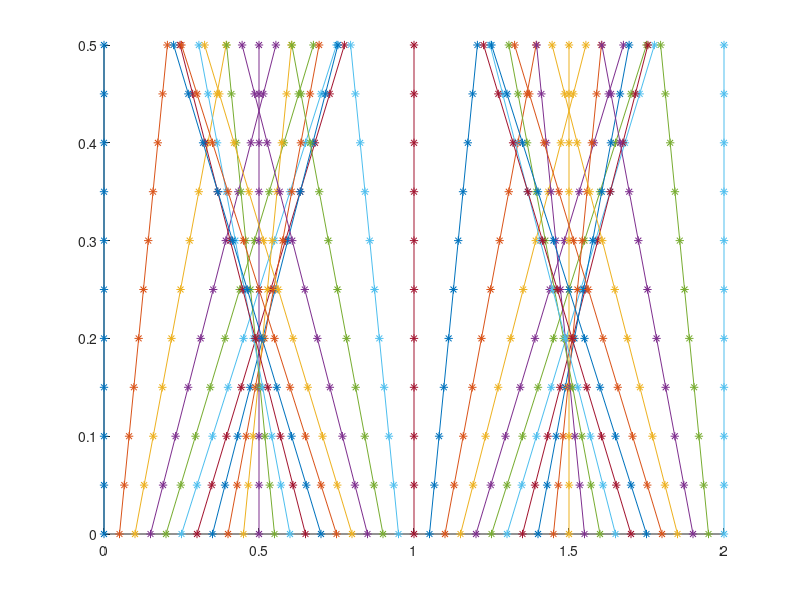

Recreate this plot in MATLAB.

%%fvm
clear all
clc

  n = 20;

for i = 0:1/n:2

    u_0 = sin(2*pi*i);
    t = 0:0.05:0.5;
    x_t = i + u_0*t;
    hold on
    plot(x_t,t,'*-')
end

%% using stochastics 

y=0.5
u0=sin(2*pi*y);

